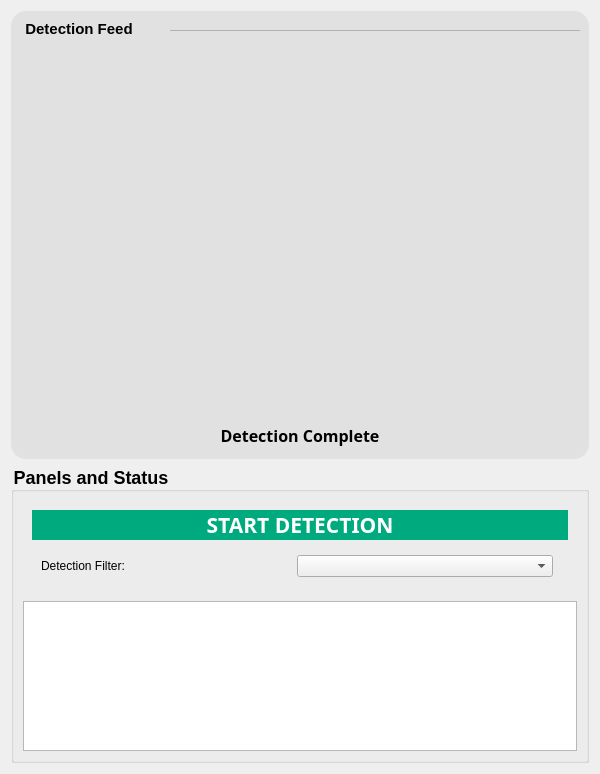
        <widget class="QWidget" name="component1" native="true">
         <property name="sizePolicy">
          <sizepolicy hsizetype="Preferred" vsizetype="Preferred">
           <horstretch>0</horstretch>
           <verstretch>0</verstretch>
          </sizepolicy>
         </property>
         <property name="minimumSize">
          <size>
           <width>600</width>
           <height>400</height>
          </size>
         </property>
         <property name="styleSheet">
          <string notr="true"/>
         </property>
         <layout class="QVBoxLayout" name="verticalLayout_4">
          <item>
           <widget class="QWidget" name="detectionFeed" native="true">
            <property name="minimumSize">
             <size>
              <width>0</width>
              <height>400</height>
             </size>
            </property>
            <property name="maximumSize">
             <size>
              <width>16777215</width>
              <height>625</height>
             </size>
            </property>
            <property name="styleSheet">
             <string notr="true">QWidget {
    background-color: rgb(225, 225, 225);
    border-radius: 15px;
}

QGroupBox {
    border-top: 1px solid rgb(177, 177, 177);
    border-left: none;
    border-right: none;
    border-bottom: none;
	border-radius: 0px;
    margin-top: 10px; 
	margin-left: 150px;
}

QGroupBox::title {
    subcontrol-origin: margin;
    subcontrol-position: top left;
    padding: 0 3px;
    color: black;
    font-weight: bold;
    background-color: transparent;
}

</string>
            </property>
            <layout class="QVBoxLayout" name="verticalLayout_19">
             <item>
              <widget class="QGroupBox" name="detection_feed">
               <property name="minimumSize">
                <size>
                 <width>0</width>
                 <height>20</height>
                </size>
               </property>
               <property name="maximumSize">
                <size>
                 <width>16777215</width>
                 <height>20</height>
                </size>
               </property>
               <property name="font">
                <font>
                 <pointsize>11</pointsize>
                 <weight>75</weight>
                 <bold>true</bold>
                </font>
               </property>
               <property name="styleSheet">
                <string notr="true"/>
               </property>
               <property name="title">
                <string>Detection Feed</string>
               </property>
               <property name="alignment">
                <set>Qt::AlignLeading|Qt::AlignLeft|Qt::AlignTop</set>
               </property>
               <property name="flat">
                <bool>true</bool>
               </property>
               <layout class="QVBoxLayout" name="verticalLayout_11"/>
              </widget>
             </item>
             <item>
              <widget class="QWidget" name="camera_placeholder" native="true">
               <layout class="QHBoxLayout" name="horizontalLayout_6">
                <item>
                 <widget class="QLabel" name="camera">
                  <property name="minimumSize">
                   <size>
                    <width>500</width>
                    <height>350</height>
                   </size>
                  </property>
                  <property name="maximumSize">
                   <size>
                    <width>715</width>
                    <height>500</height>
                   </size>
                  </property>
                  <property name="frameShape">
                   <enum>QFrame::NoFrame</enum>
                  </property>
                  <property name="frameShadow">
                   <enum>QFrame::Plain</enum>
                  </property>
                  <property name="text">
                   <string/>
                  </property>
                  <property name="pixmap">
                   <pixmap resource="../icon/myicons.qrc">:/icons/video-off.svg</pixmap>
                  </property>
                  <property name="scaledContents">
                   <bool>false</bool>
                  </property>
                  <property name="alignment">
                   <set>Qt::AlignCenter</set>
                  </property>
                 </widget>
                </item>
               </layout>
              </widget>
             </item>
             <item>
              <widget class="QLabel" name="detection_status">
               <property name="enabled">
                <bool>true</bool>
               </property>
               <property name="minimumSize">
                <size>
                 <width>0</width>
                 <height>30</height>
                </size>
               </property>
               <property name="maximumSize">
                <size>
                 <width>16777215</width>
                 <height>44</height>
                </size>
               </property>
               <property name="font">
                <font>
                 <family>Nirmala Text</family>
                 <pointsize>12</pointsize>
                 <weight>75</weight>
                 <bold>true</bold>
                </font>
               </property>
               <property name="frameShape">
                <enum>QFrame::NoFrame</enum>
               </property>
               <property name="text">
                <string>Detection Complete</string>
               </property>
               <property name="alignment">
                <set>Qt::AlignCenter</set>
               </property>
              </widget>
             </item>
            </layout>
           </widget>
          </item>
          <item>
           <widget class="QGroupBox" name="panels_n_status">
            <property name="minimumSize">
             <size>
              <width>0</width>
              <height>200</height>
             </size>
            </property>
            <property name="maximumSize">
             <size>
              <width>16777215</width>
              <height>339</height>
             </size>
            </property>
            <property name="font">
             <font>
              <pointsize>-1</pointsize>
              <weight>75</weight>
              <bold>true</bold>
             </font>
            </property>
            <property name="styleSheet">
             <string notr="true">QGroupBox {
font-size: 18px;
font-weight: bold;
}</string>
            </property>
            <property name="title">
             <string>Panels and Status</string>
            </property>
            <property name="flat">
             <bool>true</bool>
            </property>
            <layout class="QVBoxLayout" name="verticalLayout_6">
             <item>
              <widget class="QWidget" name="group_buttons" native="true">
               <layout class="QVBoxLayout" name="verticalLayout_7">
                <item>
                 <widget class="QPushButton" name="start_detection">
                  <property name="sizePolicy">
                   <sizepolicy hsizetype="Preferred" vsizetype="Preferred">
                    <horstretch>0</horstretch>
                    <verstretch>0</verstretch>
                   </sizepolicy>
                  </property>
                  <property name="minimumSize">
                   <size>
                    <width>0</width>
                    <height>29</height>
                   </size>
                  </property>
                  <property name="maximumSize">
                   <size>
                    <width>16777215</width>
                    <height>70</height>
                   </size>
                  </property>
                  <property name="font">
                   <font>
                    <family>PT Bold Broken</family>
                    <pointsize>16</pointsize>
                    <weight>75</weight>
                    <bold>true</bold>
                   </font>
                  </property>
                  <property name="contextMenuPolicy">
                   <enum>Qt::PreventContextMenu</enum>
                  </property>
                  <property name="styleSheet">
                   <string notr="true">QPushButton {
    background-color: rgb(0, 170, 127);
    color: rgb(255, 255, 255);
    border-radius: 20px;
}

QPushButton:hover {
    background-color: rgb(0, 150, 110); /* Darker green on hover */
}</string>
                  </property>
                  <property name="text">
                   <string>START DETECTION</string>
                  </property>
                 </widget>
                </item>
                <item>
                 <widget class="QWidget" name="config" native="true">
                  <property name="minimumSize">
                   <size>
                    <width>530</width>
                    <height>0</height>
                   </size>
                  </property>
                  <property name="maximumSize">
                   <size>
                    <width>530</width>
                    <height>16777215</height>
                   </size>
                  </property>
                  <property name="font">
                   <font>
                    <family>MS UI Gothic</family>
                   </font>
                  </property>
                  <layout class="QGridLayout" name="gridLayout" columnstretch="0,0">
                   <property name="horizontalSpacing">
                    <number>0</number>
                   </property>
                   <property name="verticalSpacing">
                    <number>1</number>
                   </property>
                   <item row="0" column="0">
                    <widget class="QLabel" name="filter_label">
                     <property name="text">
                      <string>Detection Filter:</string>
                     </property>
                    </widget>
                   </item>
                   <item row="0" column="1">
                    <widget class="QComboBox" name="filter_class"/>
                   </item>
                  </layout>
                 </widget>
                </item>
               </layout>
              </widget>
             </item>
             <item>
              <widget class="QListWidget" name="status">
               <property name="sizePolicy">
                <sizepolicy hsizetype="Preferred" vsizetype="Preferred">
                 <horstretch>0</horstretch>
                 <verstretch>0</verstretch>
                </sizepolicy>
               </property>
               <property name="minimumSize">
                <size>
                 <width>0</width>
                 <height>50</height>
                </size>
               </property>
               <property name="maximumSize">
                <size>
                 <width>16777215</width>
                 <height>150</height>
                </size>
               </property>
              </widget>
             </item>
            </layout>
           </widget>
          </item>
         </layout>
        </widget>
